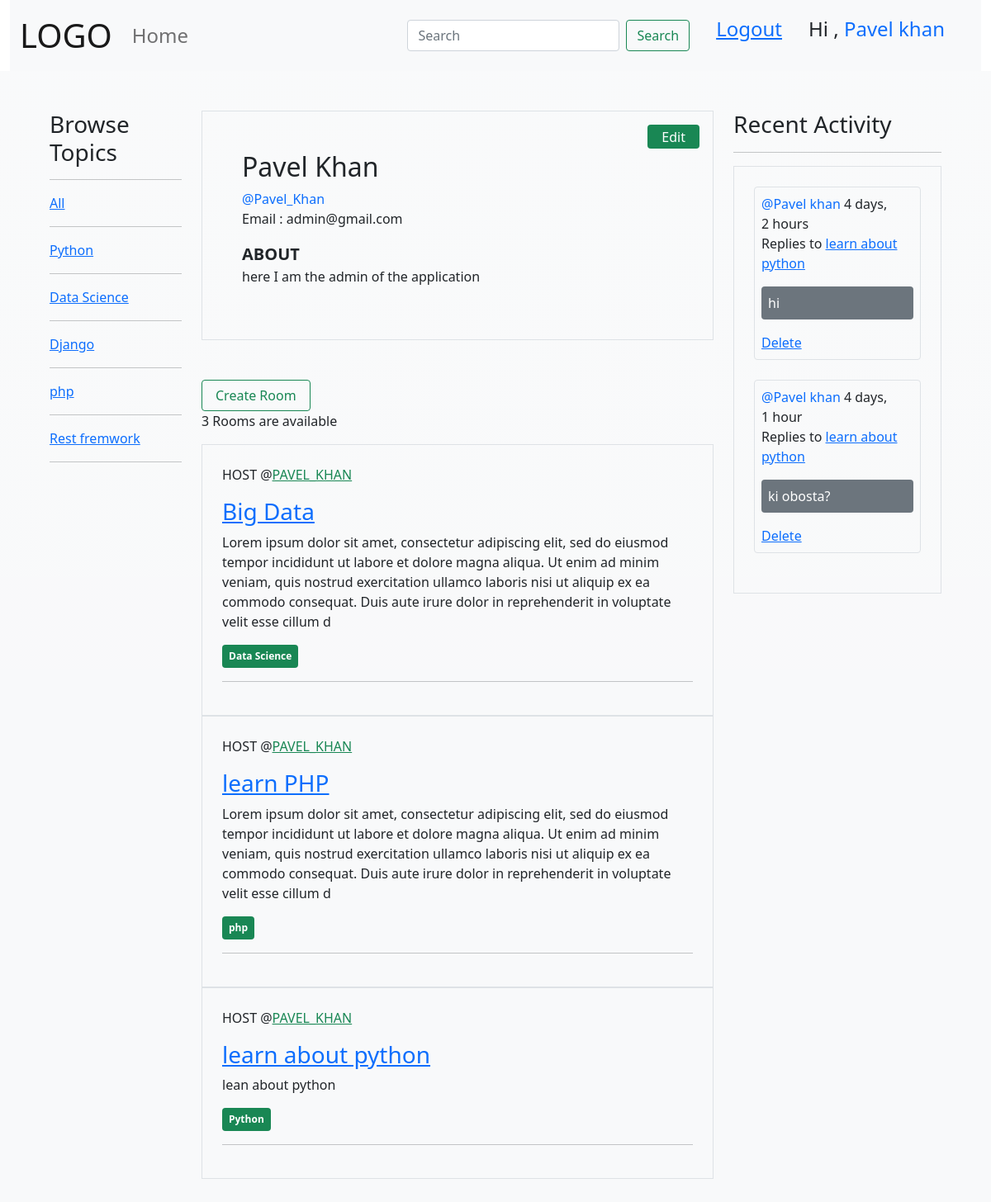
The app's page /profile/1/ (signed in) with its own data.
### base/models.py (models this page shows, shortened)
class CustomUser(AbstractUser):
  name = models.CharField(max_length=200, null= True)
  email = models.EmailField(unique = True)
  bio = models.TextField()
  USERNAME_FIELD = 'email'
  REQUIRED_FIELDS = []
  objects = CustomUserManager()
  def __str__(self):
    return str(self.name)

class TopicModel(models.Model):
  name = models.CharField(max_length=200)

class RoomModel(models.Model):
  host = models.ForeignKey(CustomUser, on_delete=models.SET_NULL, null=True)
  topic = models.ForeignKey('TopicModel', on_delete=models.SET_NULL, null=True)
  name = models.CharField(max_length=200)
  description = models.TextField(null=True, blank=True)
  participants = models.ManyToManyField(CustomUser, related_name='participants', blank=True)
  updated = models.DateTimeField(auto_now=True)
  created = models.DateTimeField(auto_now_add=True)
  class Meta:
    ordering = ['-updated','-created']
  def __str__(self):
      return self.name

class MassageModel(models.Model):
  user = models.ForeignKey(CustomUser, on_delete=models.CASCADE)
  room = models.ForeignKey("RoomModel", on_delete=models.CASCADE)
  body = models.TextField()
  updated = models.DateTimeField(auto_now=True, null=True, blank=True)
  created = models.DateTimeField(auto_now_add=True, null=True, blank=True)
  def __str__(self):
      return self.body[0:20]

### base/views.py (the view)
# urls.py: path('profile/<str:pk>/', views.userProfile, name='profile'),
@login_required(login_url='userlogin')
def userProfile(request,pk):
  user = CustomUser.objects.get(id=pk)
  rooms = user.roommodel_set.all()
  rooms_count = rooms.count()
  room_massage = user.massagemodel_set.all()
  topics = TopicModel.objects.all()
  context={'user':user, 'rooms': rooms, 'room_massage': room_massage, 'topics': topics, 'rooms_count':rooms_count}
  return render(request, "profile.html",context)

### base/templates/profile.html
{% extends 'main.html' %} {% block content %}
<div class="row mx-5 py-5">
  <div class="col-2">{% include 'topic_component.html' %}</div>
  <div class="col-7">
    <div class="position-relative border p-5 mb-5">
      <div class="position-absolute top-0 end-0">
        {% if request.user == user %}
        <a
          class="btn badge bg-success px-3 m-3 fs-6 fw-normal"
          href="{% url 'update_profile' user.id %}"
          >Edit</a
        >
        {% endif %}
      </div>
      <h2 class="text-capitalize">{{user.name}}</h2>
      <a
        href="{% url 'profile' user.id %}"
        class="d-block text-primary text-decoration-none"
        >@{{user.username}}</a
      >
      <p>Email : {{user.email}}</p>
      <p>
        <span class="d-block text-uppercase fs-5 fw-bold">about</span
        >{{user.bio}}
      </p>
    </div>
    {% include 'feed_component.html' %}
  </div>
  <div class="col-3">{% include 'recent_activity_component.html' %}</div>
</div>
{% endblock content %}

### templates/main.html (shortened to what this page needs)
<!DOCTYPE html>
<html lang="en">
  <head>
    <link
      href="https://cdn.jsdelivr.net/npm/bootstrap@5.0.2/dist/css/bootstrap.min.css"
      rel="stylesheet"
    />
  </head>
  <body>
    {% include 'navbar.html' %}
    <div class="conainer bg-light bg-gradient">{% block content %} {% endblock %}</div>
  </body>
</html>

### templates/navbar.html (shortened to what this page needs)
<div class="container-fluid ">
  <nav class="navbar navbar-expand-lg navbar-light bg-light align-items-center">
    <div class="container-fluid">
      <a class="navbar-brand fs-1" href="{% url 'home' %}">LOGO</a>
      <div class="collapse navbar-collapse" id="navbarSupportedContent">
        <ul class="navbar-nav me-auto mb-2 mb-lg-0">
          <li class="nav-item">
            <a
              class="nav-link fs-4"
              href="{% url 'home' %}"
              >Home</a
            >
          </li>
        </ul>
        <form class="d-flex" method="GET" action="{% url 'home' %}">
          <input
            class="form-control me-2"
            type="search"
            placeholder="Search"
            aria-label="Search"
            name="q"
          />
          <button class="btn btn-outline-success" type="submit">Search</button>
        </form>
        <div class="d-flex mx-3 fs-4">
          {% if request.user.is_authenticated %}
          <a class="mx-3" href="{% url 'userlogout' %}">Logout</a>
          <p class="mx-3 " >Hi ,<a href="{% url 'profile' request.user.id %}" class="text-decoration-none" > {{request.user}}</a></p>
          {% else %}
          <a class="mx-3" href="{% url 'userlogin' %}">Login</a>
          <a class="mx-3" href="{% url 'userregister' %}"> Register </a>
          {% endif %}
        </div>
      </div>
    </div>
  </nav>
</div>

### base/templates/topic_component.html
<h3>Browse Topics</h3>
<hr />
<a href="{% url 'home' %}">All</a>
<hr />
{% for topic in topics %}
<a href="{% url 'home' %}?q={{topic.name}}">{{topic.name}}</a>
<hr />
{% endfor %}

### base/templates/feed_component.html
{% if request.user.is_authenticated %}
<a class="btn btn-outline-success px-3" href="{% url 'create_room' %}">Create Room</a>
{% endif %}
<p>{{rooms_count}} Rooms are available</p>
{% for room in rooms %}
<div class="border p-4">
  <p class="text-uppercase">Host @<a href="{% url 'profile' room.host.id %}" class="link-success link-offset-2 link-underline-opacity-25 link-underline-opacity-100-hover">{{room.host.username}}</a></p>
  <h3><a href="{% url 'room' room.id %}">{{room.name}}</a></h3>
  <p>{{room.description}}</p>
  <span class="badge bg-success p-2">{{room.topic.name}}</span>
  <hr />
</div>
{% endfor %}

### base/templates/recent_activity_component.html (shortened to what this page needs)
<h3>Recent Activity</h3>
<hr />
<div class="border p-4">
  {% for massages in room_massage %}
  <div class="border rounded-2 p-2 mb-4">
    <a href="{% url 'profile' massages.user.id %}" class="text-primary text-decoration-none">@{{massages.user}}</a>
    <span>{{massages.updated|timesince}}</span>
    <p>
      Replies to <a href="{% url 'room' massages.room.id">{{massages.room}}</a>
    </p>
    <p class="text-white bg-secondary rounded-2 p-2">{{massages}}</p>
    {% if request.user == massages.user %}
    <a href="{% url 'delete_massage' massages.id %}">Delete</a>
  </div>
  {% endfor %}
</div>

### records on screen
CustomUser: user "Pavel khan", name "Pavel Khan", username "Pavel_Khan", email "admin@gmail.com", bio "here I am the admin of the application"
TopicModel: name "Python"
TopicModel: name "Data Science"
TopicModel: name "Django"
TopicModel: name "php"
TopicModel: name "Rest fremwork"
RoomModel: host.username "PAVEL_KHAN", name "Big Data", description "Lorem ipsum dolor sit amet, consectetur adipiscing elit, sed do eiusmod tempor incididunt ut labore et dolore magna aliqua. Ut enim ad minim veniam, quis nostrud exercitation ullamco laboris nisi ut aliquip ex ea commodo consequat. Duis aute irure dolor in reprehenderit in voluptate velit esse cillum d", topic.name "Data Science"
RoomModel: host.username "PAVEL_KHAN", name "learn PHP", description "Lorem ipsum dolor sit amet, consectetur adipiscing elit, sed do eiusmod tempor incididunt ut labore et dolore magna aliqua. Ut enim ad minim veniam, quis nostrud exercitation ullamco laboris nisi ut aliquip ex ea commodo consequat. Duis aute irure dolor in reprehenderit in voluptate velit esse cillum d", topic.name "php"
RoomModel: host.username "PAVEL_KHAN", name "learn about python", description "lean about python", topic.name "Python"
MassageModel: user "Pavel khan", updated "4 days, 2 hours", room "learn about python", body "hi", shows "Delete"
MassageModel: user "Pavel khan", updated "4 days, 1 hour", room "learn about python", body "ki obosta?", shows "Delete"

### other values on screen
{{ rooms_count }} "3"
